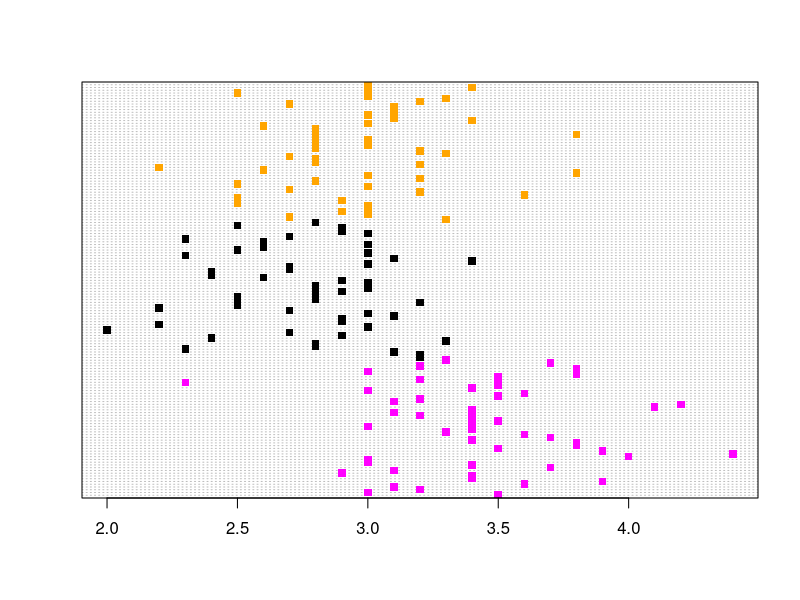

Recreate this plot in R.
x <- iris[order(iris$Species),] # sort by Species
x$Species <- factor(x$Species) # it must be a factor
x$color[x$Species=="setosa"] <- "magenta"
x$color[x$Species=="virginica"] <- "orange"
x$color[x$Species=="versicolor"] <- "black"
dotchart(x$Sepal.Width, color=x$color, pch = 15) 
